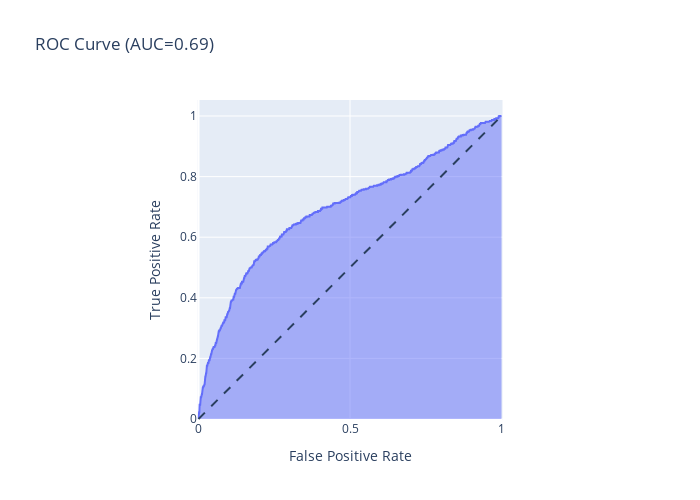

Here is the notebook cell this chart was saved with:
### Code cell
# Predict on y test
y_pred = best_model.predict_proba(X_test)[::,1]

fpr, tpr, _ = roc_curve(y_test,  y_pred)

# Compute AUC (Area Under the Curve)
auc = roc_auc_score(y_test, y_pred)

# first attempt
roc_auc_score(y_test,y_pred)

fig_svm_auc = px.area(
    x=fpr, y=tpr,
    title=f'ROC Curve (AUC={auc:.2f})',
    labels=dict(x='False Positive Rate', y='True Positive Rate'),
    width=700, height=500
)
fig_svm_auc.add_shape(
    type='line', line=dict(dash='dash'),
    x0=0, x1=1, y0=0, y1=1
)

fig_svm_auc.update_yaxes(scaleanchor="x", scaleratio=1)
fig_svm_auc.update_xaxes(constrain='domain')
fig_svm_auc.show()

### Figure 1 — Plotly figure (JSON) as saved in the notebook; plotly's stock layout.template omitted (floating-point values rounded to 4 significant figures; data arrays with more than 128 entries replaced by an {"elided": "..."} marker saying what was removed)
{"data": [{"fillpattern": {"shape": ""}, "hovertemplate": "False Positive Rate=%{x}<br>True Positive Rate=%{y}<extra></extra>", "legendgroup": "", "line": {"color": "#636efa"}, "marker": {"symbol": "circle"}, "mode": "lines", "name": "", "orientation": "v", "showlegend": false, "stackgroup": "1", "type": "scatter", "x": {"elided": "925 float values"}, "xaxis": "x", "y": {"elided": "925 float values"}, "yaxis": "y"}], "layout": {"height": 500, "legend": {"tracegroupgap": 0}, "shapes": [{"line": {"dash": "dash"}, "type": "line", "x0": 0, "x1": 1, "y0": 0, "y1": 1}], "title": {"text": "ROC Curve (AUC=0.69)"}, "width": 700, "xaxis": {"anchor": "y", "constrain": "domain", "domain": [0, 1], "title": {"text": "False Positive Rate"}}, "yaxis": {"anchor": "x", "domain": [0, 1], "scaleanchor": "x", "scaleratio": 1, "title": {"text": "True Positive Rate"}}}}
